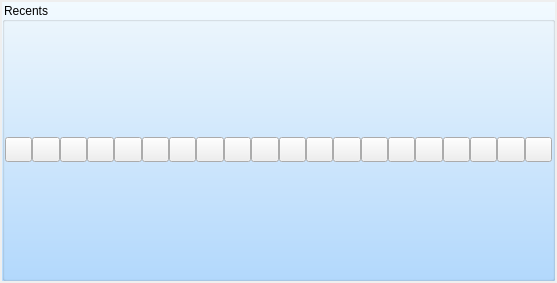
         <widget class="QWidget" name="scrollAreaWidgetContents_2">
          <property name="geometry">
           <rect>
            <x>0</x>
            <y>0</y>
            <width>557</width>
            <height>283</height>
           </rect>
          </property>
          <layout class="QVBoxLayout" name="verticalLayout_7">
           <property name="spacing">
            <number>2</number>
           </property>
           <property name="leftMargin">
            <number>2</number>
           </property>
           <property name="topMargin">
            <number>2</number>
           </property>
           <property name="rightMargin">
            <number>2</number>
           </property>
           <property name="bottomMargin">
            <number>2</number>
           </property>
           <item>
            <widget class="QGroupBox" name="RecentsGroupBox_2">
             <property name="styleSheet">
              <string notr="true">QGroupBox{
background-color: qlineargradient(spread:pad, x1:1, y1:1, x2:1, y2:0, stop:0 rgba(180, 219, 255, 255), stop:0.994318 rgba(242, 250, 255, 255));
}</string>
             </property>
             <property name="title">
              <string>Recents</string>
             </property>
             <layout class="QHBoxLayout" name="horizontalLayout_10">
              <property name="spacing">
               <number>0</number>
              </property>
              <property name="leftMargin">
               <number>0</number>
              </property>
              <property name="topMargin">
               <number>0</number>
              </property>
              <property name="rightMargin">
               <number>0</number>
              </property>
              <property name="bottomMargin">
               <number>0</number>
              </property>
              <item>
               <widget class="QPushButton" name="RecentCha_21">
                <property name="minimumSize">
                 <size>
                  <width>25</width>
                  <height>25</height>
                 </size>
                </property>
                <property name="text">
                 <string/>
                </property>
               </widget>
              </item>
              <item>
               <widget class="QPushButton" name="RecentCha_22">
                <property name="minimumSize">
                 <size>
                  <width>25</width>
                  <height>25</height>
                 </size>
                </property>
                <property name="text">
                 <string/>
                </property>
               </widget>
              </item>
              <item>
               <widget class="QPushButton" name="RecentCha_23">
                <property name="minimumSize">
                 <size>
                  <width>25</width>
                  <height>25</height>
                 </size>
                </property>
                <property name="text">
                 <string/>
                </property>
               </widget>
              </item>
              <item>
               <widget class="QPushButton" name="RecentCha_24">
                <property name="minimumSize">
                 <size>
                  <width>25</width>
                  <height>25</height>
                 </size>
                </property>
                <property name="text">
                 <string/>
                </property>
               </widget>
              </item>
              <item>
               <widget class="QPushButton" name="RecentCha_25">
                <property name="minimumSize">
                 <size>
                  <width>25</width>
                  <height>25</height>
                 </size>
                </property>
                <property name="text">
                 <string/>
                </property>
               </widget>
              </item>
              <item>
               <widget class="QPushButton" name="RecentCha_26">
                <property name="minimumSize">
                 <size>
                  <width>25</width>
                  <height>25</height>
                 </size>
                </property>
                <property name="text">
                 <string/>
                </property>
               </widget>
              </item>
              <item>
               <widget class="QPushButton" name="RecentCha_27">
                <property name="minimumSize">
                 <size>
                  <width>25</width>
                  <height>25</height>
                 </size>
                </property>
                <property name="text">
                 <string/>
                </property>
               </widget>
              </item>
              <item>
               <widget class="QPushButton" name="RecentCha_28">
                <property name="minimumSize">
                 <size>
                  <width>25</width>
                  <height>25</height>
                 </size>
                </property>
                <property name="text">
                 <string/>
                </property>
               </widget>
              </item>
              <item>
               <widget class="QPushButton" name="RecentCha_29">
                <property name="minimumSize">
                 <size>
                  <width>25</width>
                  <height>25</height>
                 </size>
                </property>
                <property name="text">
                 <string/>
                </property>
               </widget>
              </item>
              <item>
               <widget class="QPushButton" name="RecentCha_30">
                <property name="minimumSize">
                 <size>
                  <width>25</width>
                  <height>25</height>
                 </size>
                </property>
                <property name="text">
                 <string/>
                </property>
               </widget>
              </item>
              <item>
               <widget class="QPushButton" name="RecentCha_31">
                <property name="minimumSize">
                 <size>
                  <width>25</width>
                  <height>25</height>
                 </size>
                </property>
                <property name="text">
                 <string/>
                </property>
               </widget>
              </item>
              <item>
               <widget class="QPushButton" name="RecentCha_32">
                <property name="minimumSize">
                 <size>
                  <width>25</width>
                  <height>25</height>
                 </size>
                </property>
                <property name="text">
                 <string/>
                </property>
               </widget>
              </item>
              <item>
               <widget class="QPushButton" name="RecentCha_33">
                <property name="minimumSize">
                 <size>
                  <width>25</width>
                  <height>25</height>
                 </size>
                </property>
                <property name="text">
                 <string/>
                </property>
               </widget>
              </item>
              <item>
               <widget class="QPushButton" name="RecentCha_34">
                <property name="minimumSize">
                 <size>
                  <width>25</width>
                  <height>25</height>
                 </size>
                </property>
                <property name="text">
                 <string/>
                </property>
               </widget>
              </item>
              <item>
               <widget class="QPushButton" name="RecentCha_35">
                <property name="minimumSize">
                 <size>
                  <width>25</width>
                  <height>25</height>
                 </size>
                </property>
                <property name="text">
                 <string/>
                </property>
               </widget>
              </item>
              <item>
               <widget class="QPushButton" name="RecentCha_36">
                <property name="minimumSize">
                 <size>
                  <width>25</width>
                  <height>25</height>
                 </size>
                </property>
                <property name="text">
                 <string/>
                </property>
               </widget>
              </item>
              <item>
               <widget class="QPushButton" name="RecentCha_37">
                <property name="minimumSize">
                 <size>
                  <width>25</width>
                  <height>25</height>
                 </size>
                </property>
                <property name="text">
                 <string/>
                </property>
               </widget>
              </item>
              <item>
               <widget class="QPushButton" name="RecentCha_38">
                <property name="minimumSize">
                 <size>
                  <width>25</width>
                  <height>25</height>
                 </size>
                </property>
                <property name="text">
                 <string/>
                </property>
               </widget>
              </item>
              <item>
               <widget class="QPushButton" name="RecentCha_39">
                <property name="minimumSize">
                 <size>
                  <width>25</width>
                  <height>25</height>
                 </size>
                </property>
                <property name="text">
                 <string/>
                </property>
               </widget>
              </item>
              <item>
               <widget class="QPushButton" name="RecentCha_40">
                <property name="minimumSize">
                 <size>
                  <width>25</width>
                  <height>25</height>
                 </size>
                </property>
                <property name="text">
                 <string/>
                </property>
               </widget>
              </item>
             </layout>
            </widget>
           </item>
          </layout>
         </widget>
